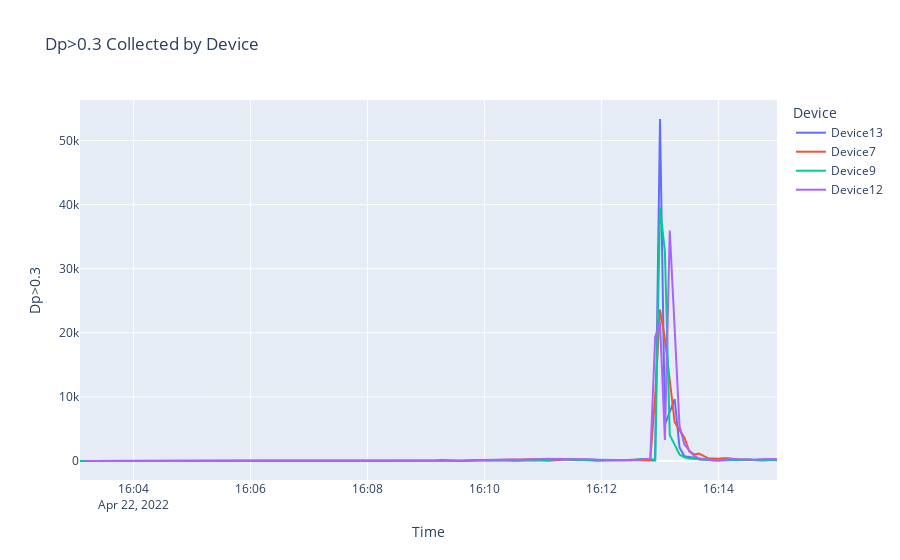

Write notebook code for a chart like this one.
### Code cell
lineplt_by_time = plot_line_chart(df=dp3_in_time_range, x='Datetime_round', y='Dp>0.3', title='Dp>0.3 Collected by Device')
lineplt_by_time.show()
